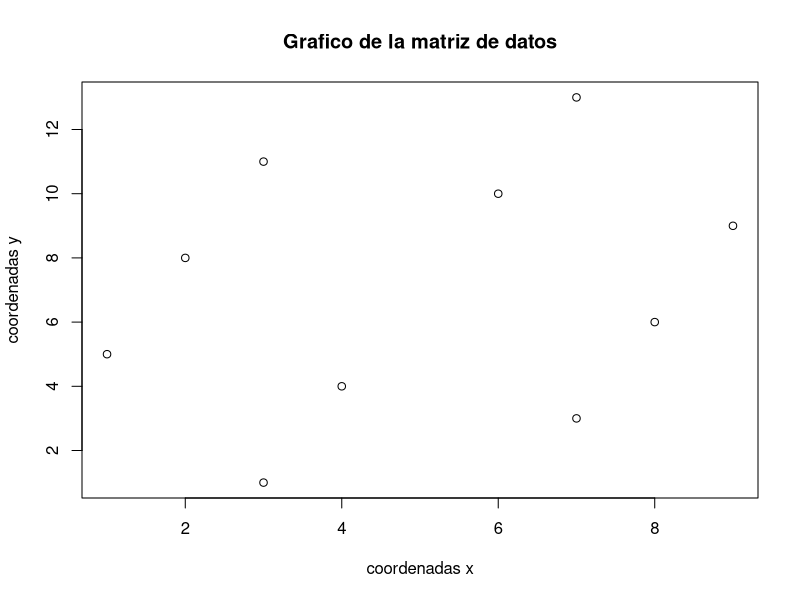
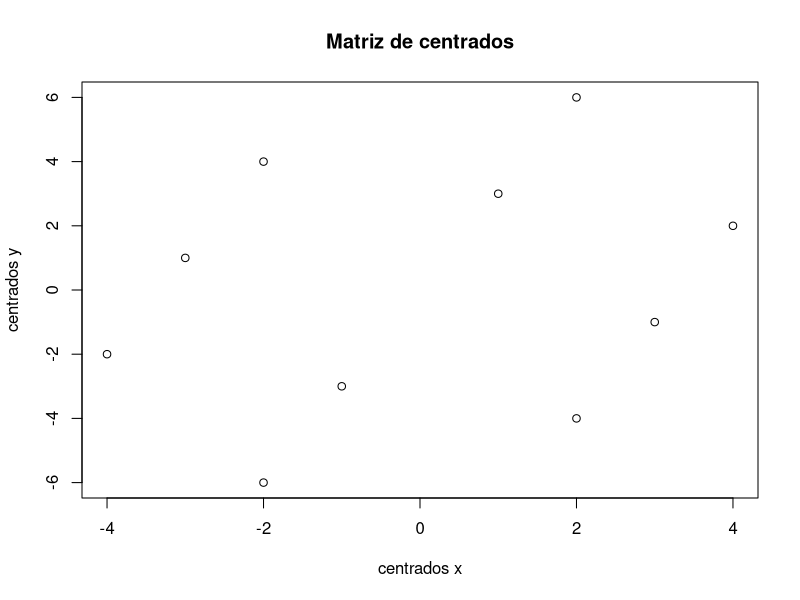

Write R code to recreate these figures, in order. (Note: this script raises an error after producing the figures.)
# Ejericio 3.81 Libro Estadistica Descriptiva Campo Elias - UNAL

# Se define la matriz de datos

Y <- matrix(c( 9,  7, 8, 3, 1,  3, 4, 7, 2,  6, 
               9, 13, 6, 1, 5, 11, 4, 3, 8, 10), nrow=10, byrow=FALSE)

# Se dibuja la matriz de datos utilizando las coordenadas
# de la columna 1 como el eje "x" y la columna 2 como eje"y"

plot(Y[,1],Y[,2], main = "Grafico de la matriz de datos", xlab = "coordenadas x" , ylab = "coordenadas y")

# Se calcula el centro de gravedad para las coordenadas "x" y "y"
# para esto se calcula el promedio (mean) de la coordenadas

centro_gravedad <- c(mean(Y[,1]),mean(Y[,2]))

# se genera un vector vacio sobre el que operar

centrados_X <- c()

# se calcula las coordenadas "x" de la matriz de centrados"
# restando cada coordenada "x" con el promedio en "x" (centro_gravedad[1])
# se asignan al vector centrados_x 

for (i in 1:10){
  
  
  centrados_X <- append(centrados_X, Y[i]- centro_gravedad[1])
  
}

# se calcula las coordenadas "y" de la matriz de centrados"
# restando cada coordenada "y" con el promedio en "y" (centro_gravedad[2])
# se asignan al vector centrados_y 

# se genera un vector "vacio" sobre el que operar

centrados_Y <- c()

for (i in 11:20){
  
  centrados_Y <- append(centrados_Y, Y[i]- centro_gravedad[2])
  
}

# se genera la matriz de centrados con los centrados "x" y "y"

matriz_centrados <- matrix(c(centrados_X, centrados_Y), nrow=10, byrow=FALSE)

# se imprime la matriz de centrados

plot(matriz_centrados[,1],matriz_centrados[,2], main="Matriz de centrados", xlab = "centrados x" , ylab = "centrados y")


# se genera un vector "vacio" sobre el que operar

varianza_x<- 0

# Se calcula la varianza de los datos en x, 
# sumando  el cuadrado de los datos en "x" de la matriz de centrado

for (val in centrados_X){
  
  varianza_x <- varianza_x + val ^ 2
  
}

varianza_x <- varianza_x / 10

# se genera un vector "vacio" sobre el que operar

varianza_y <- 0

# Se calcula la varianza de los datos en y, 
# sumando  el cuadrado de los datos en "y" de la matriz de centrado

for (val in centrados_Y){
  
  varianza_y <- varianza_y + val ^ 2
  
}

varianza_y <- varianza_y / 10


# se genera un vector "vacio" sobre el que operar

covarianza <- 0

# Se calcula la covarianza de los datos, 
# sumando  las multiplicaciones de las coordenzadas (x,y) de la matriz de centrado

for(i in 1:10){
  
  covarianza <- covarianza + (centrados_X[i]*centrados_Y[i])

  
}

covarianza <- covarianza / 10

# Se genera la matriz de covarianzas
# cuya diagonal principal son las varianzas de los ejes(x,y)
# el resto de los datos son la covarianza entre variables

Matriz_de_convarianzas <- matrix(c(varianza_x,covarianza,covarianza,varianza_y), nrow=2, byrow=TRUE)

# se calcula los vectores y valores propios de la matriz de covarianza

valores_y_vectores_propios <- eigen(Matriz_de_convarianzas)

# se determina sobre que que eje se realizara la reduccion

if (valores_y_vectores_propios$values[1] > valores_y_vectores_propios$values[2]){
  
  print("Los valores pierden menos informacion proyectandolos hacia en eje x")
  
}else{
  
  print("Los valores pierden menos informacion proyectandolos hacia en eje y")
  
}

# Reduciendo la dimencionalidad
# como se reduce una dimension lo unico que hace falta es proyectar los valores X
# sobre el eje x, con Valores en Y iguales a 0 para cada coordenada en X

proyecion_sobre_x <- c()

for (i in 1:10){
  
  proyecion_sobre_x <- ((Y[,1]*1) + (Y[,2]*0))
  
}

# se imprime la reduccion de la informacion
# proyectadndo los valores de la tabala inicial al eje x



plot(Y[,1],Vector_de_ceros, main = "Dimensionalidad reducida", xlab = " Datos proyectados al eje x", ylab = "")

